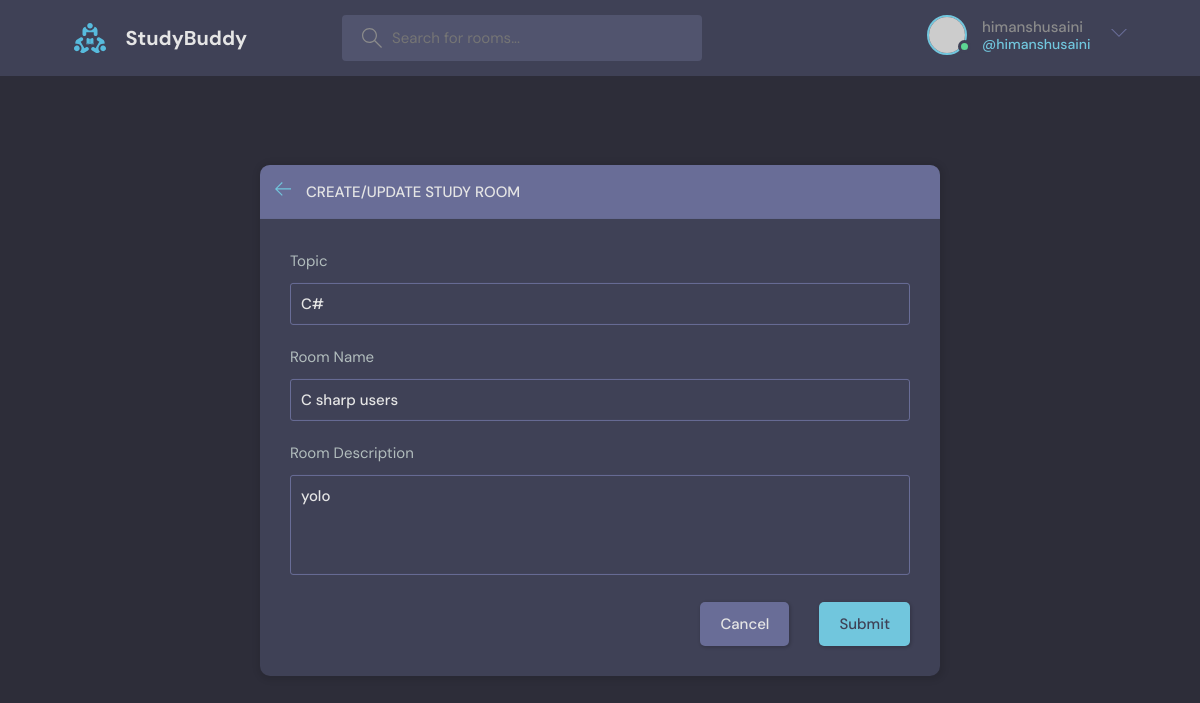
Page /update-room/7 (signed in) on the committed database.
### base/models.py (models this page shows, shortened)
class Room(models.Model):
    host = models.ForeignKey(User, on_delete=models.SET_NULL, null=True)
    topic = models.ForeignKey(Topic, on_delete=models.SET_NULL, null=True)
    name = models.CharField(max_length=200)
    description = models.TextField(null=True, blank=True)
    participants = models.ManyToManyField(User, related_name='participants')
    updated = models.DateTimeField(auto_now = True)
    created = models.DateTimeField(auto_now_add=True)
    class Meta:
        ordering = ['-updated','-created']

class Topic(models.Model):
    name = models.CharField(max_length=200)

### base/views.py (the view, shortened to what this page needs)
# urls.py: path('update-room/<str:pk>', views.updateRoom, name='update-room'),
@login_required(login_url='login')
def updateRoom(request,pk):
    room = Room.objects.get(id=pk)
    form = RoomForm(instance = room)
    topics = Topic.objects.all()
    if request.user != room.host:
        return HttpResponse('You are not allowed here')
    context = {'form':form,'topics':topics,'room':room}
    return render(request, 'base/room_form.html', context)

### base/forms.py
class RoomForm(ModelForm):
    class Meta:
        model = Room
        fields = '__all__'
        exclude = ['host', 'participants']

### base/templates/base/room_form.html (shortened to what this page needs)
{% extends 'main.html' %}
{%  block content %}
  <main class="create-room layout">
    <div class="container">
      <div class="layout__box">
        <div class="layout__boxHeader">
          <div class="layout__boxTitle">
            <a href="{% url 'home' %}">
              <svg version="1.1" xmlns="http://www.w3.org/2000/svg" width="32" height="32" viewBox="0 0 32 32">
                <title>arrow-left</title>
                <path
                  d="M13.723 2.286l-13.723 13.714 13.719 13.714 1.616-1.611-10.96-10.96h27.625v-2.286h-27.625l10.965-10.965-1.616-1.607z">
                </path>
              </svg>
            </a>
            <h3>Create/Update Study Room</h3>
          </div>
        </div>
        <div class="layout__body">
          <form class="form" action="" method = "POST">
            <div class="form__group">
              <label for="room_name">Topic</label>
              <input required type = 'text' value= "{{room.topic.name}}" name='topic' list='topic-list'>
            </div>
            <div class="form__group">
              <label for="room_name">Room Name</label>
              {{form.name }}
            </div>
            <div class="form__group">
              <label for="room_name">Room Description</label>
              {{form.description }}
            </div>
            <div class="form__action">
              <a class="btn btn--dark" href="index.html">Cancel</a>
              <button class="btn btn--main" type="submit">Submit</button>
            </div>
          </form>
        </div>
      </div>
    </div>
  </main>
  {% endblock %}

### templates/navbar.html (shortened to what this page needs)
{% load static %}
<header class="header header--loggedIn">
    <div class="container">
      <a href="{% url 'home' %}" class="header__logo">
        <img src="{% static 'images/assets/logo.svg'%}" />
        <h1>StudyBuddy</h1>
      </a>
      <form class="header__search" method='GET' action = "{% url 'home' %}">
        <label>
          <input name = 'q' placeholder="Search for rooms..." />
        </label>
      </form>
      <nav class="header__menu">
        {% if request.user.is_authenticated %}
        <div class="header__user">
          <a href="{% url 'update-user' %}">
            <div class="avatar avatar--medium active">
              <img src="https://randomuser.me/api/portraits/men/37.jpg" />
            </div>
            <p>{{request.user.username}}<span>@{{request.user.username}}</span></p>
          </a>
          <button class="dropdown-button">
            <svg version="1.1" xmlns="http://www.w3.org/2000/svg" width="32" height="32" viewBox="0 0 32 32">
              <title>chevron-down</title>
              <path d="M16 21l-13-13h-3l16 16 16-16h-3l-13 13z"></path>
            </svg>
          </button>
        </div>
        {% endif %}
      </nav>
    </div>
  </header>

### rows in the picture
Room: topic "C#", name "C sharp users", description "yolo"

### other values in the picture
{{ request.user.username }} "himanshusaini"
